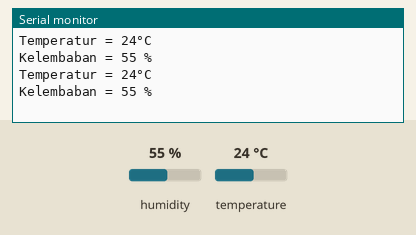
The sketch below on a simulated Arduino Uno, built with avr-gcc and run on an emulated ATmega328P. On the bench: the last lines printed to the serial monitor. Inputs (shaded band) come from the test bench; at power-on: humidity 55 %, temperature 24 °C.

Above: at 2.8 s.
2.9 s: humidity set to 22 %
At 5.3 s:
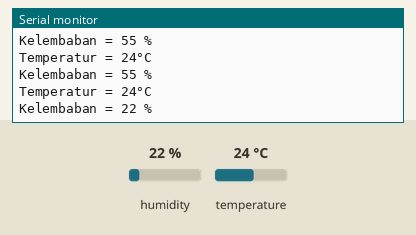
5.6 s: temperature set to 12 °C
At 6.7 s:
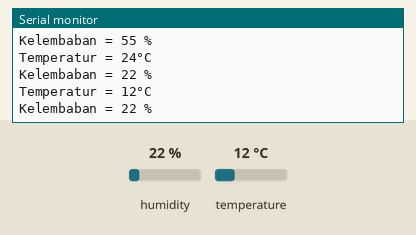
8.3 s: humidity set to 40 %
At 11.5 s:
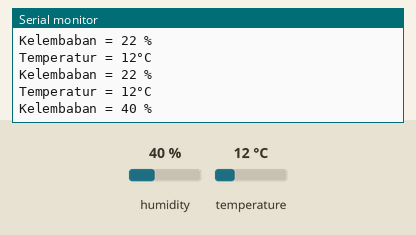
Timing chart, 0 to 13.0 s (numbered marks = the images above; inputs shaded):
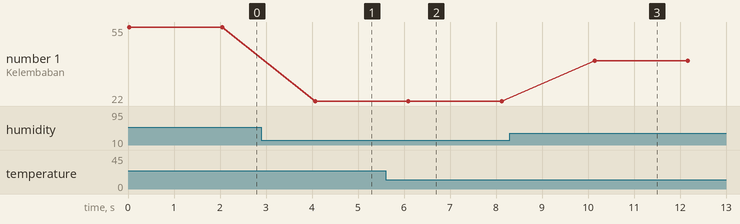

The sketch:

TUTORIAL_DHT_1.ino
```cpp
/*
 * TUTORIAL SENSOR SUHU DAN KELEMBABAN PADA ARDUINO
 *
 * Pinout :
 * DHT signal -> D12
 *
 * Untuk membaca nilai dari pin signal DHT11 dan dijadikan tampilan suhu dan kelembaban
 */

#include <dht.h>

//inisiasi dht
dht SENSOR_DHT;

//definisikan DHT_PIN untuk pin 12
#define DHT_PIN 12

void setup() {
  Serial.begin(115200); //memulai komunikasi serial pada baud rate 115200
  Serial.println("Mencoba Sensor Suhu dan Kelembaban Udara DHT11 pada Arduino");
}

void loop() {
  int cek = SENSOR_DHT.read11(DHT_PIN);
  Serial.print("Temperatur = ");
  Serial.print(SENSOR_DHT.temperature,0); //data suhu udara
  Serial.write(0xC2);//simbol derajat
  Serial.write(0xB0);//simbol derajat
  Serial.println("C");
  Serial.print("Kelembaban = ");
  Serial.print(SENSOR_DHT.humidity,0); //data kelembaban udara
  Serial.println(" %");
  delay(2000);//delay minimum DHT11
}
```

Measured:
- after the input at 2.9 s, the serial monitor: prints a new line after 1.2 s (image 1)
- after the input at 5.6 s, the serial monitor: prints a new line after 0.50 s (image 2)
- after the input at 8.3 s, the serial monitor: prints a new line after 1.8 s (image 3)
- plotted number 1: 55 → 22 after the input at 2.9 s, 22 → 40 after the input at 8.3 s
